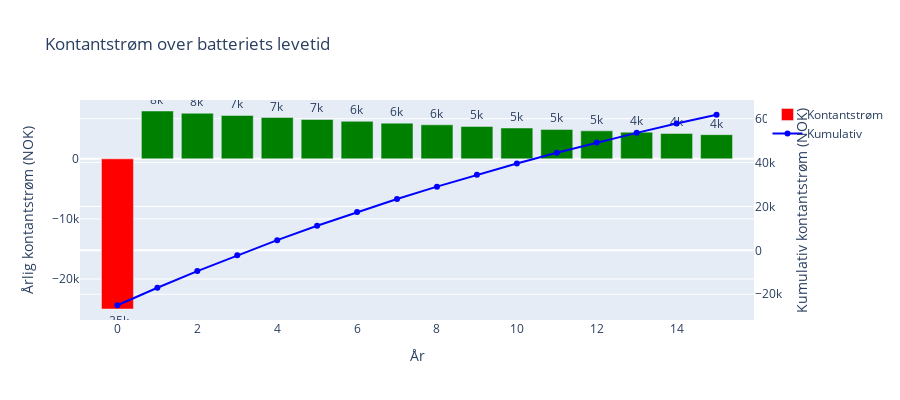

Notebook source saved alongside this figure:
### Markdown cell above
### 4.2 Økonomisk analyse

### Code cell
# Cash flow analysis
years = list(range(16))
investment = optimal_battery_kwh * 2500  # Ved målkostnad
discount_rate = 0.05

# Calculate cumulative discounted cash flow
cash_flows = [-investment] + [optimal_annual_savings/(1+discount_rate)**i for i in range(1, 16)]
cumulative_cf = np.cumsum(cash_flows)

# Waterfall chart for cash flow
fig = go.Figure()

# Colors for positive and negative values
colors = ['red'] + ['green']*15

fig.add_trace(go.Bar(
    x=years,
    y=cash_flows,
    marker_color=colors,
    text=[f"{cf/1000:.0f}k" for cf in cash_flows],
    textposition='outside',
    name='Kontantstrøm'
))

fig.add_trace(go.Scatter(
    x=years,
    y=cumulative_cf,
    mode='lines+markers',
    line=dict(color='blue', width=2),
    name='Kumulativ',
    yaxis='y2'
))

fig.update_layout(
    title='Kontantstrøm over batteriets levetid',
    xaxis_title='År',
    yaxis_title='Årlig kontantstrøm (NOK)',
    yaxis2=dict(
        title='Kumulativ kontantstrøm (NOK)',
        overlaying='y',
        side='right'
    ),
    height=400,
    hovermode='x unified'
)
fig.show()

# Economic summary
econ_summary = pd.DataFrame([
    ['NPV @ 2500 NOK/kWh', f"{optimal_npv_target:,.0f} NOK"],
    ['Payback periode', f"{optimal_payback:.1f} år"],
    ['Break-even batterikost', f"{breakeven_cost:.0f} NOK/kWh"],
    ['Investering ved break-even', f"{investment:,.0f} NOK"],
    ['Total besparelse (15 år)', f"{optimal_annual_savings*15:,.0f} NOK"]
], columns=['Parameter', 'Verdi'])

display(econ_summary.style.hide(axis='index'))

### Figure 1 — Plotly figure (JSON) as saved in the notebook; plotly's stock layout.template omitted (floating-point values rounded to 4 significant figures)
{"data": [{"marker": {"color": ["red", "green", "green", "green", "green", "green", "green", "green", "green", "green", "green", "green", "green", "green", "green", "green"]}, "name": "Kontantstrøm", "text": ["-25k", "8k", "8k", "7k", "7k", "7k", "6k", "6k", "6k", "5k", "5k", "5k", "5k", "4k", "4k", "4k"], "textposition": "outside", "type": "bar", "x": [0, 1, 2, 3, 4, 5, 6, 7, 8, 9, 10, 11, 12, 13, 14, 15], "y": [-25000, 7962.0, 7583.0, 7222.0, 6878.0, 6551.0, 6239.0, 5942.0, 5659.0, 5389.0, 5133.0, 4888.0, 4655.0, 4434.0, 4223.0, 4022.0]}, {"line": {"color": "blue", "width": 2}, "mode": "lines+markers", "name": "Kumulativ", "type": "scatter", "x": [0, 1, 2, 3, 4, 5, 6, 7, 8, 9, 10, 11, 12, 13, 14, 15], "y": [-25000.0, -17040.0, -9454.0, -2232.0, 4646.0, 11200.0, 17440.0, 23380.0, 29040.0, 34430.0, 39560.0, 44450.0, 49100.0, 53540.0, 57760.0, 61780.0], "yaxis": "y2"}], "layout": {"height": 400, "hovermode": "x unified", "title": {"text": "Kontantstrøm over batteriets levetid"}, "xaxis": {"title": {"text": "År"}}, "yaxis": {"title": {"text": "Årlig kontantstrøm (NOK)"}}, "yaxis2": {"overlaying": "y", "side": "right", "title": {"text": "Kumulativ kontantstrøm (NOK)"}}}}
